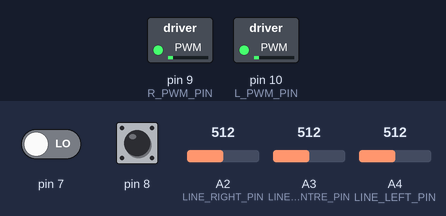
A sketch run on a simulated Arduino Leonardo, built with avr-gcc and run on an emulated ATmega32U4. On the bench: switched loads named in the sketch (green lamp = pin HIGH). Inputs (shaded band) come from the test bench; at power-on: A2 (LINE_RIGHT_PIN) = 512, pin 7 LOW, pin 8 HIGH, A3 (LINE_CENTRE_PIN) = 512, A4 (LINE_LEFT_PIN) = 512. What the sketch prints to the serial monitor is not drawn.

Above: at 3.4 s.
3.5 s: A2 (LINE_RIGHT_PIN) set to 1023
At 4.1 s:
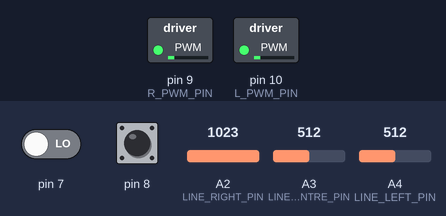
5.0 s: A2 (LINE_RIGHT_PIN) set to 987
At 8.1 s:
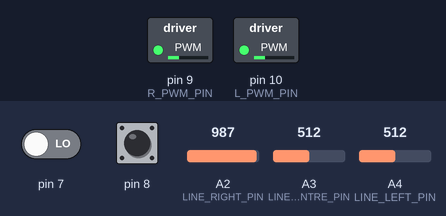
Timing chart, 0 to 9.6 s (numbered marks = the images above; inputs shaded):
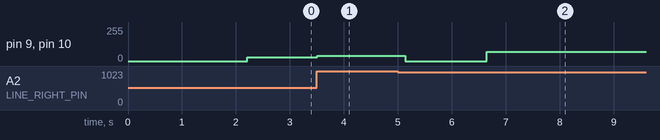

Measured:
- after the input at 3.5 s, pin 9 (R_PWM_PIN), pin 10 (L_PWM_PIN): 30/255 → 40/255 at once
- after the input at 5.0 s, pin 9 (R_PWM_PIN), pin 10 (L_PWM_PIN): 40/255 → 0/255 after 0.14 s, → 70/255 1.5 s later

The sketch:

Romi.ino
```cpp
//////////////////////////// Assesment Code \\\\\\\\\\\\\\\\\\\\\\\\\\\\\\\\\\\\\\\\\\

#include "encoders.h"
#include "pid.h"
#include "line_sensors.h"
#include "kinematics.h"

//Pin definitions for motor
#define L_PWM_PIN 10
#define L_DIR_PIN 16
#define R_PWM_PIN  9
#define R_DIR_PIN 15
#define BUZZER_PIN 6

#define LEFT 0
#define RIGHT 1
#define FORWARD 0
#define BACKWARD 1
#define CAT(a, b) a ## b
#define DIR_PIN(pin) CAT(pin ,_DIR_PIN)
#define PWM_PIN(pin) CAT(pin ,_PWM_PIN)

#define ONE_REVOLUTION 1440
#define CIRCUMFERENCE 220
#define SPEED 30


float Kp_left = 0; //Proportional gain for position controller
float Kd_left = 0; //Derivative gain for position controller
float Ki_left = 0; //Integral gain for position controller
PID left_PID(Kp_left, Ki_left, Kd_left); //Position controller for left wheel position

#define kp_left 0.1
#define ki_left 0.00000000
#define kd_left 10

#define kp_right 0.1
#define ki_right 0.00000000
#define kd_right 10

#define kp_line 0.075
#define ki_line 0
#define kd_line 00

#define kp_head 5
#define ki_head 0.00000001
#define kd_head 20

#define kp_left_vel 0.05
#define ki_left_vel 0.0000000005
#define kd_left_vel 0

#define DELAY_DURATION 1
unsigned long last_time;

PID line_pid( kp_line, ki_line, kd_line );
PID left_pid( kp_left, ki_left, kd_left );
PID right_pid(kp_left, ki_left, kd_left );
PID head_pid(kp_head, ki_head, kd_head);

PID left_vel_pid( kp_left, ki_left, kd_left );
PID right_vel_pid( kp_right, ki_right, kd_right );


// You may need to change these depending on how you wire
// in your line sensor.
#define LINE_LEFT_PIN A4 //Pin for the left line sensor
#define LINE_CENTRE_PIN A3 //Pin for the centre line sensor
#define LINE_RIGHT_PIN A2 //Pin for the right line sensor

LineSensor line_left(LINE_LEFT_PIN); //Create a line sensor object for the left sensor
LineSensor line_centre(LINE_CENTRE_PIN); //Create a line sensor object for the centre sensor
LineSensor line_right(LINE_RIGHT_PIN); //Create a line sensor object for the right sensor

float pL, pC, pR, LineCentre;
Kinematics kinematics(count_left, count_right);  // New kinematics class instance.
bool g_move_rotate;


volatile unsigned long timer3_count;
volatile long last_left = 0;
volatile long last_timer3 = 0;
volatile long timer3_speed_left = 0;
volatile long last_right = 0;
volatile long timer3_speed_right = 0;
unsigned long target_count = 1435;


#define BAUD_RATE = 115200;

//////////////////////////////////////////////////////////////////////////////////////////////

enum state {
  pre_line,
  on_line,
  found_end_of_line,
  go_home,
  at_home,
};

state g_state;

//////////////////////////////////////////////////////////////////////////////////////////////

void setupMotorPins()
{
  // Set our motor driver pins as outputs.
  pinMode( L_PWM_PIN, OUTPUT );
  pinMode( L_DIR_PIN, OUTPUT );
  pinMode( R_PWM_PIN, OUTPUT );
  pinMode( R_DIR_PIN, OUTPUT );
  pinMode(6, OUTPUT);
  pinMode(LED_BUILTIN, OUTPUT);
  pinMode(LED_BUILTIN_TX, OUTPUT);

  // Set initial direction for l and r
  // Which of these is foward, or backward?
  digitalWrite( L_DIR_PIN, LOW  );
  digitalWrite( R_DIR_PIN, LOW );
}

//////////////////////////////////////////////////////////////////////////////////////////////

void moveMotor(int pin, float scalar_speed) {
  bool motor_direction;
  if (scalar_speed < 0) {
    motor_direction = true;
    scalar_speed *= -1;
  }
  else motor_direction = false;

  if (scalar_speed >= 70) {
    scalar_speed = 70;
  }

  else if (scalar_speed == 0) {
    scalar_speed = 0;
  }
  else if (scalar_speed <= 15) {
    scalar_speed = 15;
  }

  int dir, pwm;
  if (pin == LEFT) {
    dir = DIR_PIN(L);
    pwm = PWM_PIN(L);
  }
  else if (pin == RIGHT) {
    dir = DIR_PIN(R);
    pwm = PWM_PIN(R);
  }
  digitalWrite(dir, motor_direction);
  analogWrite(pwm, scalar_speed);

}

void stopMotor() {
  moveMotor(LEFT, 0);
  moveMotor(RIGHT, 0);
}


// Remember, setup only runs once.
void setup()
{
  last_time = millis();
  // These two function set up the pin
  // change interrupts for the encoders.
  setupEncoder0();
  setupEncoder1();
  setupTimer3(1);
  g_state = pre_line;
  g_move_rotate = false;


  // Initialise your other globals variables
  // and devices.
  // Initialise the Serial communication
  Serial.begin( 9600 );
  delay(1000);
  Serial.println("***RESET***");
  line_left.calibrate();
  line_centre.calibrate();
  line_right.calibrate();
  delay(1000);
  moveMotor(RIGHT, 30);
  moveMotor(LEFT, 30);
}

//////////////////////////////////////////////////////////////////////////////////////////////

void bangBang() {
  int left_val = line_left.read_calibrated();
  int cent_val = line_centre.read_calibrated();
  int right_val = line_right.read_calibrated();
  //  Serial.print(left_val);
  //  Serial.print(", ");
  //  Serial.print(cent_val);
  //  Serial.print(", ");
  //  Serial.println(right_val);
  if (left_val >= 200) {
    //    Serial.println(left_val);
    //moveMotor(RIGHT, 15);
    moveMotor(LEFT, -15);
  }
  else if (cent_val >= 200) {
    //    Serial.println(cent_val);
    moveMotor(LEFT, 12);
    moveMotor(RIGHT, 12);
  }
  else if (right_val >= 200) {
    //    Serial.println(right_val);
    //moveMotor(LEFT, 15);
    moveMotor(RIGHT, -15);
  }
}

//////////////////////////////////////////////////////////////////////////////////////////////

bool getFirstLine() {
  int left_val = line_left.read_calibrated();
  int cent_val = line_centre.read_calibrated();
  int right_val = line_right.read_calibrated();
  if (left_val >= 500 || cent_val >= 500 || right_val >= 500) {
    return true;

  }
  else return false;
}

//////////////////////////////////////////////////////////////////////////////////////////////

bool checkForLine() {
  int left_val = line_left.read_calibrated();
  int cent_val = line_centre.read_calibrated();
  int right_val = line_right.read_calibrated();
  static long confidence_value = 100000;
  const int confidence_threshold = 0;
  //  Serial.print(left_val);
  //  Serial.print(", ");
  //  Serial.print(cent_val);
  //  Serial.print(", ");
  //  Serial.println(right_val);
  if (left_val >= 500) {
    confidence_value += 5;
  }
  else if (cent_val >= 500) {
    confidence_value += 10;
  }
  else if (right_val >= 500) {
    confidence_value += 5;
  }
  //  if (left_val >= 500 || cent_val >= 500 || right_val >= 500) {
  //    return true;
  //
  //  }
  if (left_val < 500 && cent_val < 500 && right_val < 500)
  {
    //    confidence_value = 0; // Kills movement, used for debugging and testing
    confidence_value -= 2000;
  }

  if (confidence_value >= confidence_threshold) {
    return true;
  }
  else {
    return false;
  }
}

//////////////////////////////////////////////////////////////////////////////////////////////

void moveDistance(float distance) {
  if (g_move_rotate) {
    static bool init = true;
    if (init) {
      count_left = 0;
      count_right = 0;
      init = !init;
    }
    int dir = 0;
    //distance *= 0.1;
    if (distance < 0) {
      dir = 1;
    }
    float encoder_count = (distance / CIRCUMFERENCE) * ONE_REVOLUTION;
    if (dir == 1) {
      if (count_left >= encoder_count) {
        moveMotor(LEFT, -SPEED);
      }
      if (count_right >= encoder_count) {
        moveMotor(RIGHT, -SPEED);
      }
      if (count_left <= encoder_count && count_right <= encoder_count) {
        moveMotor(LEFT, 0);
        moveMotor(RIGHT, 0);
      }
    }
    else {
      if (count_left <= encoder_count) {
        if (g_state == go_home) {
          moveMotor(LEFT, (SPEED + 1));
        }
        else {
          moveMotor(LEFT, SPEED);
        }

      }
      if (count_right <= encoder_count) {
        moveMotor(RIGHT, SPEED);
      }

      if (count_left >= encoder_count && count_right >= encoder_count) {
        moveMotor(LEFT, 0);
        moveMotor(RIGHT, 0);
      }
    }
  }

}

//////////////////////////////////////////////////////////////////////////////////////////////

void rotateDegrees(float degree) {
  if (!g_move_rotate) {
    static bool init = true;
    static int rotate_l, rotate_r;
    if (init) {
      rotate_l = count_left;
      rotate_r = count_right;
      init = !init;
    }
    int dir = 0;
    if (degree < 0) {
      degree *= -1;
      dir = 1;
    }
    float encoder_count = (degree / 360) * 2 * ONE_REVOLUTION;
    //  Serial.println(encoder_count);
    //  Serial.println(0.25 * 2 * ONE_REVOLUTION);
    if (dir == 0) {
      if (count_left <= encoder_count + rotate_l) {
        moveMotor(LEFT, SPEED);
      }
      else {
        moveMotor(LEFT, 0);
      }
      if (count_right >= -encoder_count - rotate_r) {
        moveMotor(RIGHT, -SPEED);
      }
      else {
        moveMotor(RIGHT, 0);
      }
      if (count_left >= encoder_count + rotate_l && count_right <= -encoder_count - rotate_r) {
        g_move_rotate = true;
      }
    }
    else {
      if (count_left >= -encoder_count - rotate_l) {
        moveMotor(LEFT, -SPEED);
      }
      else {
        moveMotor(LEFT, 0);
      }
      if (count_right <= encoder_count + rotate_r) {
        moveMotor(RIGHT, SPEED);
      }
      else {
        moveMotor(RIGHT, 0);
      }
      if (count_left <= -encoder_count - rotate_l && count_right >= encoder_count + rotate_r) {
        g_move_rotate = true;
      }
    }
  }
}

//////////////////////////////////////////////////////////////////////////////////////////////

int toggleBuzzer() {
  static bool toggle = false;
  toggle = !toggle;
  if (toggle) {
    digitalWrite(BUZZER_PIN, 1);
    return 0;
  }
  else {
    digitalWrite(BUZZER_PIN, 0);
    return 1;
  }
}

//////////////////////////////////////////////////////////////////////////////////////////////

double getHomeAngle(Kinematics kinematics) {
  double dx, dy;
  dx = kinematics.m_x;
  dy = kinematics.m_y;
  return atan2(dy, dx);
}

double getHomeDistance(Kinematics kinematics) {
  double dx = kinematics.m_x;
  double dy = kinematics.m_y;
  double hype = (dx * dx) + (dy * dy);
  return sqrt(hype);
}

void goHome(Kinematics kinematics) {
  static double home_theta;// = getHomeAngle(kinematics);
  static bool init = true;
  //  if (!g_move_rotate) {
  kinematics.update(count_left, count_right);
  //  }
  if (init) {
    home_theta = getHomeAngle(kinematics);
    init = false;
  }
  static double home_distance;// = getHomeDistance(kinematics);
  float home_theta_degrees = home_theta * 180 / PI;
  static float speed_l;
  static float speed_r;

  //Serial.println(home_distance);
  //  Serial.println(home_distance * ONE_REVOLUTION / CIRCUMFERENCE);

  if (!g_move_rotate) {
    float head_output = head_pid.update(home_theta_degrees + 180, kinematics.m_theta);
    if (home_theta_degrees + 180 - kinematics.m_theta <= 0.0001) {
      stopMotor();
      g_move_rotate = !g_move_rotate;
      home_distance = getHomeDistance(kinematics);
      count_left = count_right = 0;
      kinematics.m_last_left = kinematics.m_last_right = 0;
      last_left = last_right = 0;
      kinematics.m_theta = 0;
      delay(1000);
    }
    if (head_output < -0.1) {
      moveMotor(LEFT, head_output + 1);
      moveMotor(RIGHT, -head_output);
    }
    else if (head_output > 0.1) {
      moveMotor(RIGHT, -head_output);
      moveMotor(LEFT, head_output);
    }
    else {
      stopMotor();
      g_move_rotate = !g_move_rotate;
      home_distance = getHomeDistance(kinematics);
      count_left = count_right = 0;
      kinematics.m_last_left = kinematics.m_last_right = 0;
      last_left = last_right = 0;
      kinematics.m_theta = 0;
      delay(1000);
    }
  }
  else {
    //    float output_l = left_pid.update(home_distance * ONE_REVOLUTION / CIRCUMFERENCE, count_left);
    float output_r = right_pid.update(home_distance * ONE_REVOLUTION / CIRCUMFERENCE, count_right);

    if (home_distance * ONE_REVOLUTION / CIRCUMFERENCE - count_right <= 15) {
      stopMotor();
      g_state = at_home;
    }

    if (output_r <= 15) {
      //      moveMotor(LEFT, 0);
      stopMotor();
      g_state = at_home;
    }

    else {
      float head_output = head_pid.update(0, kinematics.m_theta);

      //      float diff = count_right - count_left;
      //      float output_vel_l = left_vel_pid.update(2000, timer3_speed_left);
      //      float output_vel_r = right_vel_pid.update(1000, timer3_speed_right);
      //      speed_l += output_vel_l;//+diff;
      //      speed_r += output_vel_r;//-diff;
      //      if (diff > 0) {
      //        speed_l += diff;
      //        speed_r -= diff;
      //      }
      //      moveMotor(LEFT, speed_l);
      //      moveMotor(RIGHT, speed_r);
      moveMotor(LEFT, 30 + 2.2 * head_output);
      moveMotor(RIGHT, 30 - 2 * head_output);
      //            moveMotor(LEFT, output_l + 10);
      //      moveMotor(RIGHT, output_l);
      //      moveMotor(LEFT, 51.5);
      //      moveMotor(RIGHT, 49);


    }

    //    if (output_r == -0.0) {
    //      moveMotor(RIGHT, 0);
    //    }
    //    else {
    //      //            float output_vel_r = right_vel_pid.update(-1400, timer3_speed_right);
    //      //            speed_r += output_vel_r;
    ////      moveMotor(RIGHT, output_r);
    //            moveMotor(RIGHT, 65);
    //    }
  }
}


//////////////////////////////////////////////////////////////////////////////////////////////

// Remember, loop is called again and again.
void loop()
{
  delay(1);
  static bool onLine;
  static bool firstFound = false;
  static bool block = false;
  unsigned long elapsed_time, current_time;
  current_time = millis();
  elapsed_time = current_time - last_time;
  kinematics.update(count_left, count_right);

  //  kinematics.update(count_left, count_right);
  //float head_output = head_pid.update(0,kinematics.m_theta);
  //  Serial.println(kinematics.m_theta);
  switch (g_state) {
    case pre_line:
      kinematics.update(count_left, count_right);
      firstFound = getFirstLine();
      if (firstFound) {
        g_state = on_line;
        kinematics.update(count_left, count_right);
      }
      break;
    case on_line:
      kinematics.update(count_left, count_right);
      onLine = checkForLine();
      if (onLine) {
        if (elapsed_time > DELAY_DURATION) {
          int left_val = line_left.read_calibrated();
          int cent_val = line_centre.read_calibrated();
          int right_val = line_right.read_calibrated();
          float total_calibrate = left_val + cent_val + right_val;
          pL = left_val / total_calibrate;
          pC = cent_val / total_calibrate;
          pR = right_val / total_calibrate;
          LineCentre = (1000 * pL + 2000 * pC + 3000 * pR);
          float output_line = line_pid.update(2000, LineCentre);
          if (output_line > 7.5) {
            moveMotor(LEFT, -40);
            moveMotor(RIGHT, 40);
          }
          else if (output_line < -7.5) {
            moveMotor(RIGHT, -40);
            moveMotor(LEFT, 40);
          }
          else {
            moveMotor(LEFT, 30);
            moveMotor(RIGHT, 30);
          }
          last_time = millis();
        }
      }
      else {
        stopMotor();
        //        digitalWrite(LED_BUILTIN, LOW);
        //        digitalWrite(LED_BUILTIN_TX, LOW);
        g_state = found_end_of_line;
        kinematics.update(count_left, count_right);
      } break;
    case found_end_of_line:
      kinematics.update(count_left, count_right);
      stopMotor();
      static int buz_count = 0;
      if (elapsed_time > 500) {
        if (buz_count < 2) {
          toggleBuzzer();
          buz_count++;
        }
        else {
          g_state = go_home;
        }
        last_time = millis();
      }
      stopMotor();
      break;
    case go_home:
      goHome(kinematics);
      break;
    case at_home:
      static int f_buz_count = 0;
      if (elapsed_time > 500) {
        if (f_buz_count < 4) {
          toggleBuzzer();
          f_buz_count++;
        }
        last_time = millis();
      }
  }


  // build your main code here.

}

void setupTimer3( int hertz ) {

  // disable global interrupts
  cli();

  // Reset timer3 to a blank condition.
  // TCCR = Timer/Counter Control Register
  TCCR3A = 0;     // set entire TCCR3A register to 0
  TCCR3B = 0;     // set entire TCCR3B register to 0

  // First, turn on CTC mode.  Timer3 will count up
  // and create an interrupt on a match to a value.
  // See table 14.4 in manual, it is mode 4.
  TCCR3B = TCCR3B | (1 << WGM32);

  // Set prescaler value.
  TCCR3B = TCCR3B | (1 << CS32);

  // Set Compare Match counter value
  OCR3A =  62500 / hertz;


  // enable timer compare interrupt:
  TIMSK3 = TIMSK3 | (1 << OCIE3A);

  // enable global interrupts:
  sei();
}

// The ISR routine.
// The name TIMER3_COMPA_vect is a special flag to the
// compiler.  It automatically associates with Timer3 in
// CTC mode.
ISR( TIMER3_COMPA_vect ) {
  timer3_count++;
  float time_diff = timer3_count - last_timer3;
  float delta_cl = count_left - last_left;
  timer3_speed_left = delta_cl;// / time_diff;
  float delta_cr = count_right - last_right;
  timer3_speed_right = delta_cr;// / time_diff;
  last_right = count_right;
  last_left = count_left;
  last_timer3 = timer3_count;

}
```

Source omitted: encoders.h (8799 bytes), kinematics.h (2033 bytes), line_sensors.h (1574 bytes), pid.h (7712 bytes)
